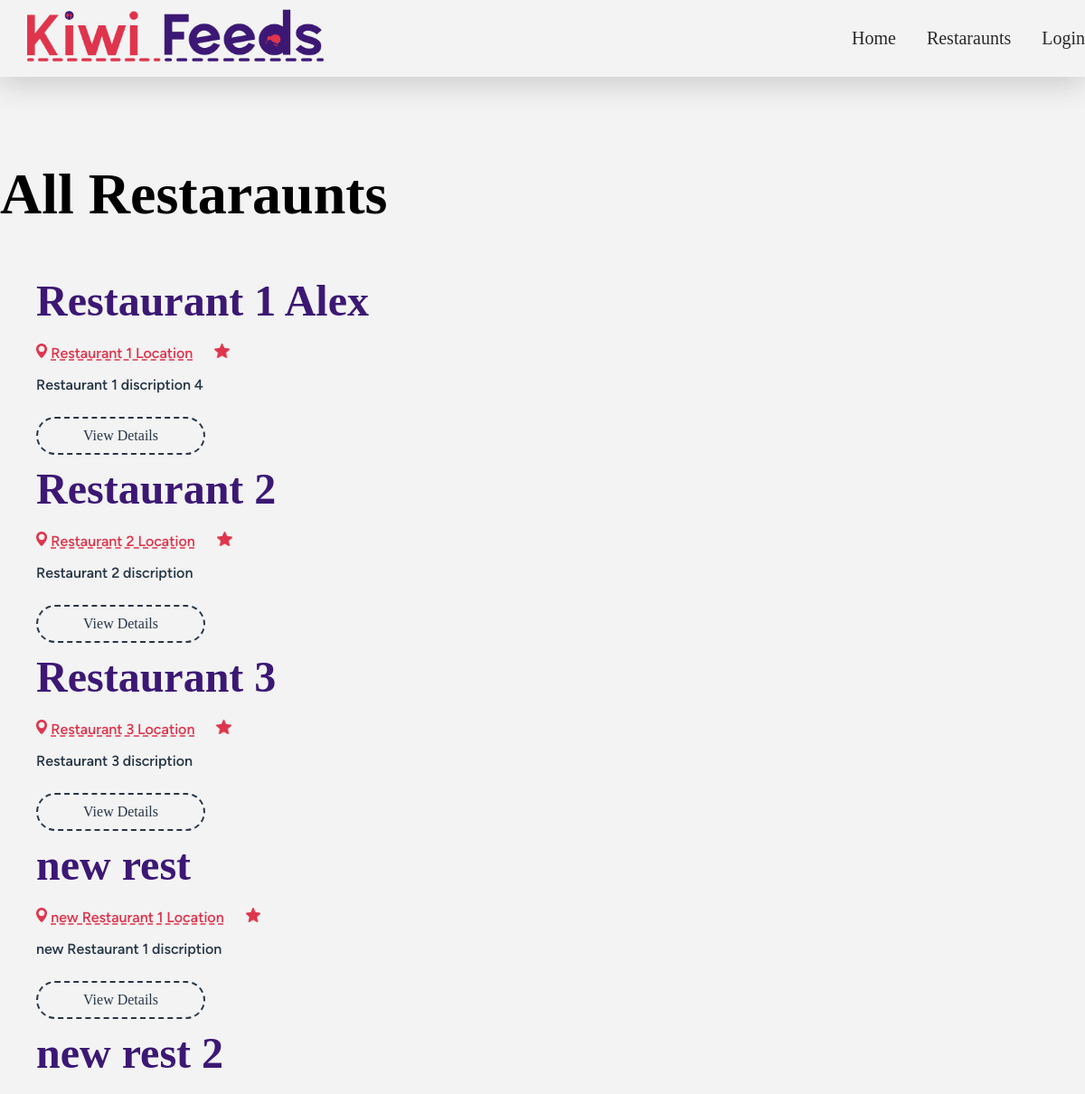
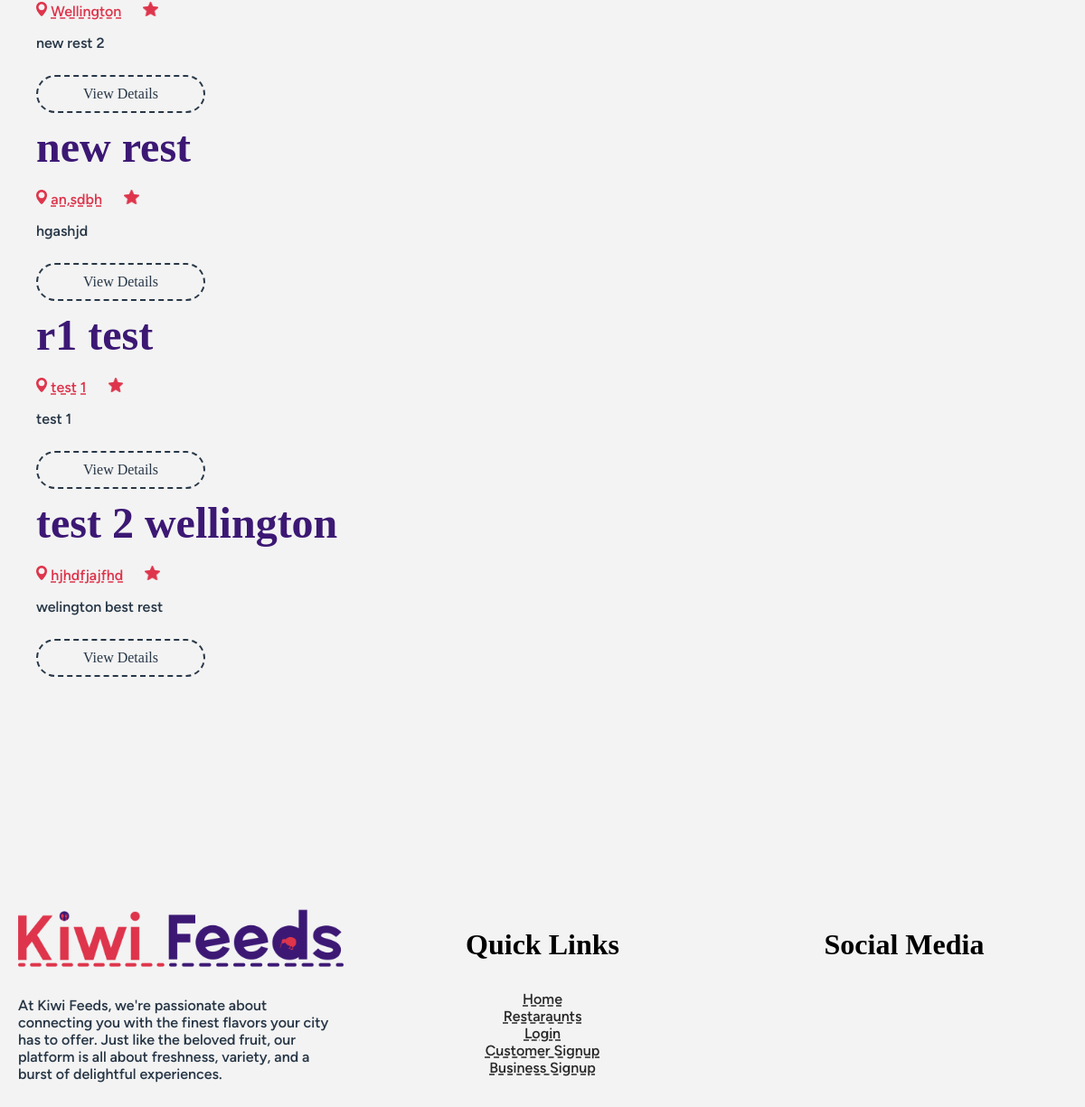
The page /restaurants/ on the database its author committed (2 pictures, top to bottom).
### app_restaurants/models.py (models this page shows, shortened)
class Restaurant(models.Model):
    restaurant_name = models.CharField(max_length=255)
    restaurant_description = models.CharField(max_length=255)
    restaurant_location = models.CharField(max_length=255)
    restaurant_owner = models.ForeignKey('app_user.UserProfile',on_delete=models.PROTECT, related_name='restaurant_owner_user',null=True,blank=True)

### app_restaurants/views.py (the view)
# urls.py: path("", restaurant_list, name="restaurant-list"),
def restaurant_list(request):
    model = Restaurant.objects.all()
    return render(request,'app_restaurants/restaurant_list.html',{"restaurant_list" : model})

### templates/app_restaurants/restaurant_list.html
{% extends 'base/base.html' %}
{% load static %}
{% block content %}
<section>
    <h1>All Restaraunts</h1>
    {% with restaurant_list=restaurant_list %}
            {% include 'components/restaurant_list_card.html' %}
    {% endwith %}
</section>
{%endblock content%}

### templates/components/restaurant_list_card.html (shortened to what this page needs)
{% load static %}
{% load custom_tags %}
{% block content %}
{% if restaurant_list %}
    <ul class='flex flex-col gap-4'>
        {% for restaurant in restaurant_list %}
        <div class="list-wrap">
            <li>
                <h2 class="r-title">{{ restaurant.restaurant_name}}</h2>
                <div class="info-wrap-list">
                    <img class="icon" src="{% static 'images/icons/location-pin.png' %}">
                    <a href="https://www.google.com/maps/place/{{restaurant.restaurant_location}}" target="_blank" class="t-link r-info-text">{{restaurant.restaurant_location}}</a>
                    <img class="icon" src="{% static 'images/icons/star.png' %}">
                </div>
                <p class="text">{{restaurant.restaurant_description}}</p>
                <div class="button-wrap">
                    <a href="{% url 'restaurant-details' restaurant_id=restaurant.id %}" class="btn btn-dark">View Details</a>
                </div>
            </li>
        </div>
        {% endfor %}
    </ul>
    {% else %}
        <p> Restaurant not available</p>
    {% endif %}
    {% endblock %}

### static/styles/styles.css (style rules this page uses)
:root { --c-red: #DE354C; --c-dark-red: #932432; --c-blue: #3C1874; --c-dark-blue: #283747; --c-black: #292929; --c-white: #F3F3F3; --t-heading: "wavehaus"; --t-paragraph: "oak sans"; }
ul { list-style-type: none; }
body { background-color: #F3F3F3; margin: 0px; }
section { max-width: 1440px; margin-right: auto; margin-left: auto; padding-top: 125px; padding-bottom: 75px; }
h1,h2,h3,h4,h5 { font-family: 'wavehaus'; }
h1 { font-size: 4em; }
h2 { font-size: 3em; margin-block-start: 0em; margin-block-end: 0em; }
p,a { font-family: 'oak sans'; font-weight: 500; }
.text { color: var(--c-dark-blue); }
.btn { display: inline-block; font-family: 'wavehaus'; margin-top: 10px; margin-bottom: 10px; margin-right: 10px; font-size: 1em; border: dashed 2px; border-radius: 90px; padding: 10px 50px 10px 50px; transition: .1s; text-decoration: none; }
.btn-dark { border-color: var(--c-dark-blue); color: var(--c-dark-blue); }
.t-link { text-decoration: underline dashed; color: var(--c-black); transition: .2s; }
.info-wrap-list { margin-top: 20px; margin-bottom: 10px; vertical-align: middle; }
.r-info-text { color: var(--c-red); margin-right: 20px; }
.icon { max-height: 16px; }
.r-title { color: var(--c-blue); }

### rows shown on the page
Restaurant: restaurant_name "Restaurant 1 Alex", restaurant_location "Restaurant 1 Location", restaurant_description "Restaurant 1 discription 4"
Restaurant: restaurant_name "Restaurant 2", restaurant_location "Restaurant 2 Location", restaurant_description "Restaurant 2 discription"
Restaurant: restaurant_name "Restaurant 3", restaurant_location "Restaurant 3 Location", restaurant_description "Restaurant 3 discription"
Restaurant: restaurant_name "new rest", restaurant_location "new Restaurant 1 Location", restaurant_description "new Restaurant 1 discription"
Restaurant: restaurant_name "new rest 2", restaurant_location "Wellington", restaurant_description "new rest 2"
Restaurant: restaurant_name "new rest", restaurant_location "an,sdbh", restaurant_description "hgashjd"
Restaurant: restaurant_name "r1 test", restaurant_location "test 1", restaurant_description "test 1"
Restaurant: restaurant_name "test 2 wellington", restaurant_location "hjhdfjajfhd", restaurant_description "welington best rest"
